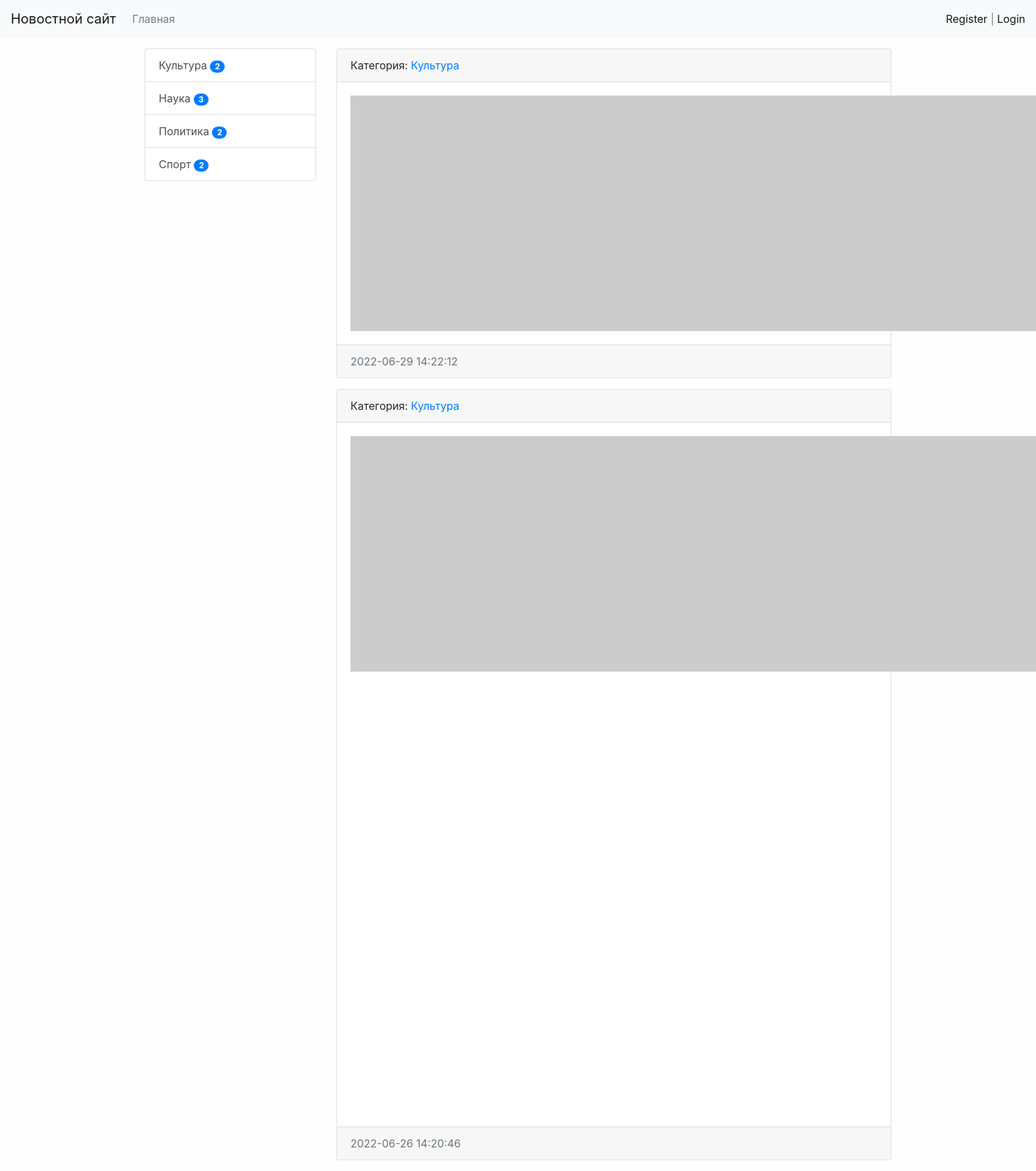
The app's page /category/1/, older data.
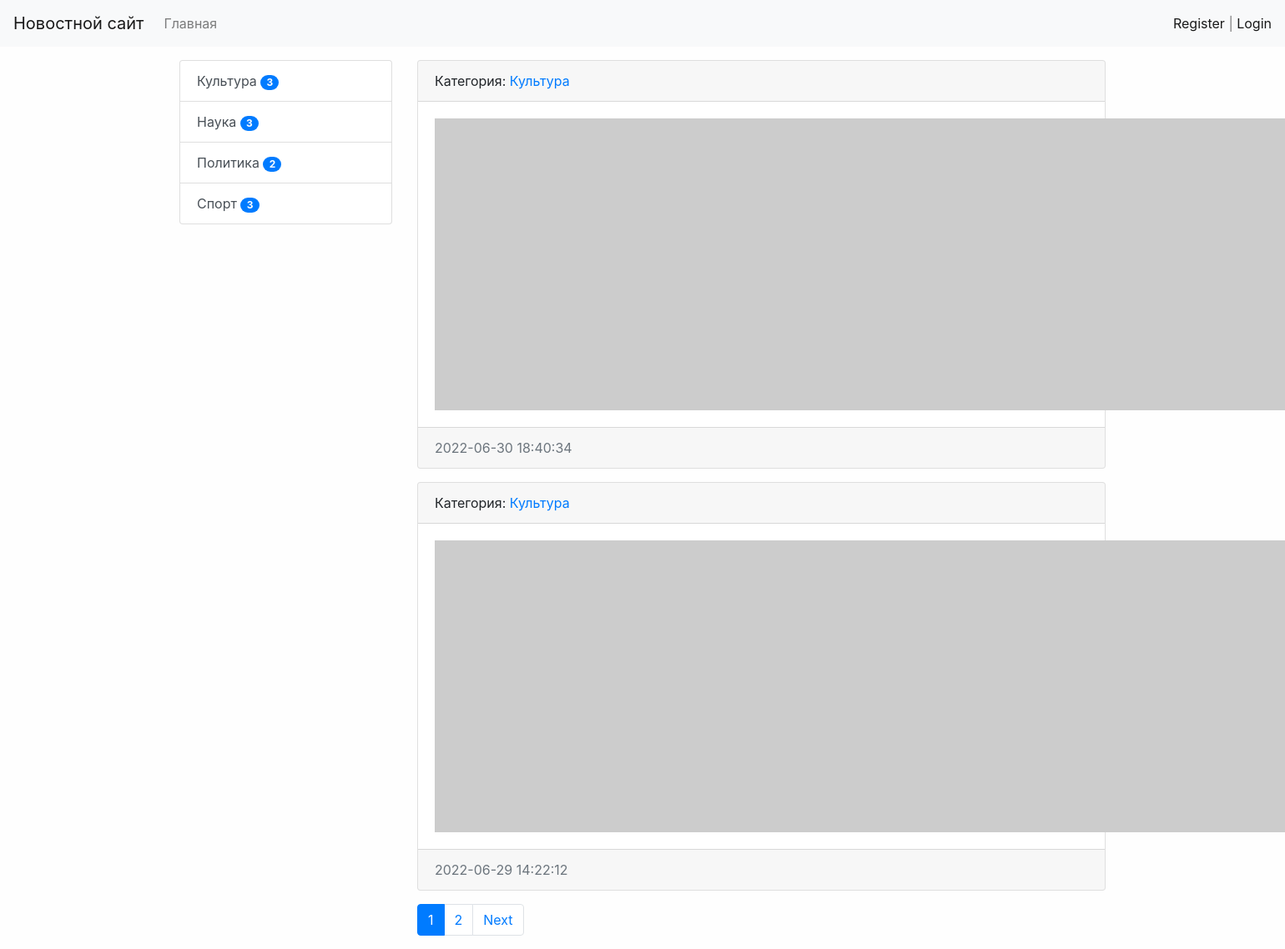
The same page, newer data.
### news/models.py (models this page shows, shortened)
class Category(models.Model):
    title = models.CharField(max_length=150, db_index=True, verbose_name='Наименование категории')
    def get_absolute_url(self):
        return reverse('category', kwargs={"category_id": self.pk})
    def __str__(self):
        return self.title
    class Meta:
        verbose_name = 'Категория'
        verbose_name_plural = 'Категрии'
        ordering = ['title', ]

class News(models.Model):
    title = models.CharField(max_length=150, verbose_name='Наименование')
    content = models.TextField(blank=True, verbose_name='Контент')
    created_at = models.DateTimeField(auto_now_add=True, verbose_name='Дата публикации')
    updated_at = models.DateTimeField(auto_now=True, verbose_name='Обнавлено')
    photo = models.ImageField(upload_to='photos/%Y/%m/%d/', verbose_name='Фото', blank=True)
    is_published = models.BooleanField(default=True, verbose_name='Опубликовано')
    category = models.ForeignKey('Category', on_delete=models.PROTECT,
                                 verbose_name='Категория',
                                 )
    views = models.IntegerField(default=0)
    def get_absolute_url(self):
        return reverse('view_news', kwargs={"pk": self.pk})
    class Meta:
        verbose_name = 'Новость'
        verbose_name_plural = 'Новости'
        ordering = ['-created_at', 'title']

### news/views.py (the view)
# urls.py: path('category/<int:category_id>/', NewsByCategory.as_view(extra_context={'title': 'Какой-то тайтл'}),
class NewsByCategory(MyMixin, ListView):
    model = News
    template_name = 'news/home_news_list.html'
    context_object_name = 'news'
    allow_empty = False
    paginate_by = 2
    def get_context_data(self, *, object_list=None, **kwargs):
        context = super().get_context_data(**kwargs)
        context['title'] = Category.objects.get(pk=self.kwargs['category_id'])
        return context
    def get_queryset(self):
        return News.objects.filter(category_id=self.kwargs['category_id'], is_published=True).select_related('category')

### news/templatetags/news_tags.py (called while the page is built)
@register.simple_tag(name='get_list_categories')
def get_categories():
    q = '''select
                cat.id as id,
                cat.title as title,
                count(*) as cnt
            from news_category cat
            inner join news_news nw on nw.category_id=cat.id
            where nw.is_published<>0
            group by cat.id
            order by cat.title
    '''
    return Category.objects.raw(q)

@register.inclusion_tag('news/list_categories.html')
def show_categories():
    categories = get_categories()
    return {'categories': categories}

### news/templates/news/home_news_list.html (shortened to what this page needs)
{% extends "base.html" %}
{% block sidebar %}
{% include 'inc/_sidebar.html' %}
{% endblock%}
{% block content %}
{% for item in news %}
<div class="card mb-3">
    <div class="card-header">
        Категория: <a href="{{ item.category.get_absolute_url }}"> {{ item.category.title }} </a>
    </div>
    <div class="card-body">
        <div class="media">
            {% if item.photo %}
            <img src="{{ item.photo.url }}" , alt="" , width="350" , class="mr-3">
            {% else %}
            <img src="https://picsum.photos/id/1060/350/462/?blur=2" , alt="" , class="mr-3">
            {% endif %}
        </div>
    </div>
    <div class="card-footer text-muted">
        {{ item.created_at|date:"Y-m-d H:i:s" }}
    </div>
</div>
{% endfor %}
{% endblock%}

### templates/base.html (shortened to what this page needs)
<!doctype html>
{% load static %}
<html lang="en">
<head>
    <link rel="stylesheet" href="{% static 'bootstrap/css/bootstrap.min.css' %}"
>
    <link rel="stylesheet" href="{% static 'css/style.css' %}">
</head>
<body>
{% include 'inc/_nav.html' %}
<div class="container mt-3">
    <div class="row">
        <div class="col-md-3">
            {% block sidebar %} SIDEBAR {% endblock %}
        </div>
        <div class="col-md-9">
            {% block content %} CONTENT {% endblock %}
            {% if page_obj.has_other_pages %}
            <nav aria-label="...">
                <ul class="pagination">
                    {% for p in page_obj.paginator.page_range %}
                        {% if p == page_obj.number %}
                             <li class="page-item active" aria-current="page">
                              <span class="page-link">
                                {{ p }}
                              </span>
                             </li>
                        {% elif p > page_obj.number|add:-3 and p < page_obj.number|add:3 %}
                            <li class="page-item"><a class="page-link" href="?page={{ p }}">{{ p }}</a></li>
                        {% endif %}
                    {% endfor %}
                    {% if page_obj.has_next %}
                        <li class="page-item">
                            <a class="page-link" href="?page={{ page_obj.next_page_number }}" tabindex="-1" >Next</a>
                        </li>
                    {% endif %}
                </ul>
            </nav>
            {% endif %}
        </div>
    </div>
</div>
</body>
</html>

### templates/inc/_nav.html (shortened to what this page needs)
<nav class="navbar navbar-expand-lg navbar-light bg-light">
    <a class="navbar-brand" href="{% url 'home' %}">Новостной сайт</a>
    <div class="collapse navbar-collapse" id="navbarSupportedContent">
        <ul class="navbar-nav mr-auto">
            <li class="nav-item"><a class="nav-link" href="{% url 'home' %}">Главная</a></li>
        </ul>
        <span class="navbar-text">
            {% if request.user.is_authenticated %}
                Добро пожаловать {{ user.username }} | <a href="{% url 'logout' %}">Выход</a>
            {% else %}
                <a href="{% url 'register' %}">Register</a> | <a href="{% url 'login' %}">Login</a>
            {% endif %}
        </span>
    </div>
</nav>

### templates/inc/_sidebar.html (shortened to what this page needs)
{% load news_tags %}
{% show_categories %}

### news/templates/news/list_categories.html
<div class="list-group">
    {% for item in categories %}
    <a href="{{ item.get_absolute_url }}" class="list-group-item list-group-item-action">{{ item.title }} <span
            class="badge badge-primary badge-pill">{{item.cnt}}</span></a>
    {% endfor %}
</div>

### mysite/static/css/style.css (style rules this page uses)
body { background-color: #fefefe; }

Row changes from the older to the newer data that the page shows:
no longer on this page (row unchanged): News: category "Культура", created_at "2022-06-26 14:20:46"
computed for Category "Культура": cnt "2" → "3"
computed for Category "Спорт": cnt "2" → "3"
added News: category "Культура", created_at "2022-06-30 18:40:34"
Text that changed along with them:
new list line: "1"
new list line: "2"
text now shown: "Next"
